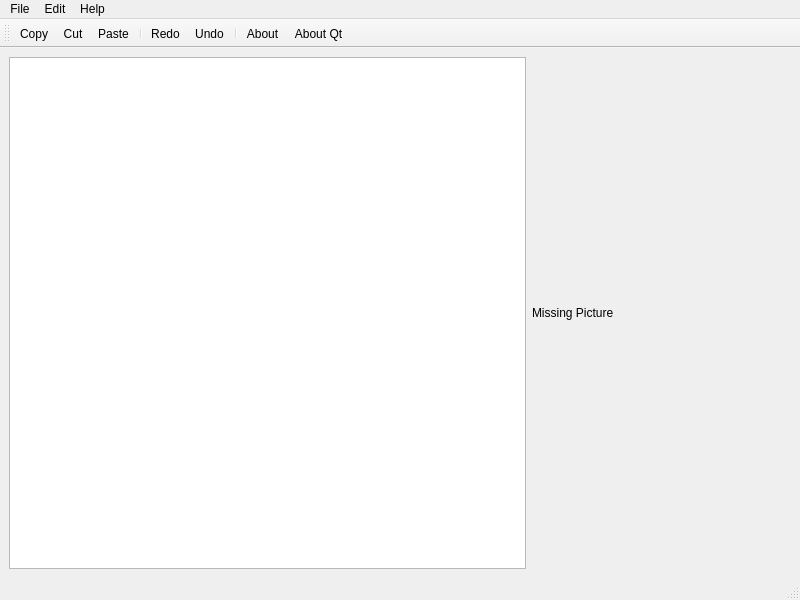
<?xml version="1.0" encoding="UTF-8"?>
<ui version="4.0">
 <class>MainWindow</class>
 <widget class="QMainWindow" name="MainWindow">
  <property name="geometry">
   <rect>
    <x>0</x>
    <y>0</y>
    <width>800</width>
    <height>600</height>
   </rect>
  </property>
  <property name="windowTitle">
   <string>MainWindow</string>
  </property>
  <widget class="QWidget" name="centralwidget">
   <layout class="QHBoxLayout" name="horizontalLayout">
    <item>
     <widget class="QTextEdit" name="textEdit">
      <property name="sizePolicy">
       <sizepolicy hsizetype="Expanding" vsizetype="Expanding">
        <horstretch>2</horstretch>
        <verstretch>0</verstretch>
       </sizepolicy>
      </property>
     </widget>
    </item>
    <item>
     <widget class="QLabel" name="imageLabel">
      <property name="sizePolicy">
       <sizepolicy hsizetype="Preferred" vsizetype="Preferred">
        <horstretch>1</horstretch>
        <verstretch>0</verstretch>
       </sizepolicy>
      </property>
      <property name="text">
       <string>Missing Picture</string>
      </property>
     </widget>
    </item>
   </layout>
  </widget>
  <widget class="QMenuBar" name="menubar">
   <property name="geometry">
    <rect>
     <x>0</x>
     <y>0</y>
     <width>800</width>
     <height>21</height>
    </rect>
   </property>
   <widget class="QMenu" name="menuFile">
    <property name="title">
     <string>File</string>
    </property>
    <addaction name="actionQuit"/>
   </widget>
   <widget class="QMenu" name="menuEdit">
    <property name="title">
     <string>Edit</string>
    </property>
    <addaction name="actionCopy"/>
    <addaction name="actionCut"/>
    <addaction name="actionPaste"/>
    <addaction name="separator"/>
    <addaction name="actionRedo"/>
    <addaction name="actionUndo"/>
   </widget>
   <widget class="QMenu" name="menuHelp">
    <property name="title">
     <string>Help</string>
    </property>
    <addaction name="actionAbout"/>
    <addaction name="actionAbout_Qt"/>
   </widget>
   <addaction name="menuFile"/>
   <addaction name="menuEdit"/>
   <addaction name="menuHelp"/>
  </widget>
  <widget class="QStatusBar" name="statusbar"/>
  <widget class="QToolBar" name="toolBar">
   <property name="windowTitle">
    <string>toolBar</string>
   </property>
   <attribute name="toolBarArea">
    <enum>TopToolBarArea</enum>
   </attribute>
   <attribute name="toolBarBreak">
    <bool>false</bool>
   </attribute>
   <addaction name="actionCopy"/>
   <addaction name="actionCut"/>
   <addaction name="actionPaste"/>
   <addaction name="separator"/>
   <addaction name="actionRedo"/>
   <addaction name="actionUndo"/>
   <addaction name="separator"/>
   <addaction name="actionAbout"/>
   <addaction name="actionAbout_Qt"/>
  </widget>
  <action name="actionQuit">
   <property name="icon">
    <iconset resource="reosurce.qrc">
     <normaloff>:/images/quitIcon.png</normaloff>:/images/quitIcon.png</iconset>
   </property>
   <property name="text">
    <string>Quit</string>
   </property>
  </action>
  <action name="actionCopy">
   <property name="icon">
    <iconset resource="reosurce.qrc">
     <normaloff>:/edit/images/copyIcon.png</normaloff>:/edit/images/copyIcon.png</iconset>
   </property>
   <property name="text">
    <string>Copy</string>
   </property>
  </action>
  <action name="actionCut">
   <property name="icon">
    <iconset resource="reosurce.qrc">
     <normaloff>:/edit/images/cutIcon.png</normaloff>:/edit/images/cutIcon.png</iconset>
   </property>
   <property name="text">
    <string>Cut</string>
   </property>
  </action>
  <action name="actionPaste">
   <property name="icon">
    <iconset resource="reosurce.qrc">
     <normaloff>:/edit/images/pasteIcon.png</normaloff>:/edit/images/pasteIcon.png</iconset>
   </property>
   <property name="text">
    <string>Paste</string>
   </property>
  </action>
  <action name="actionRedo">
   <property name="icon">
    <iconset resource="reosurce.qrc">
     <normaloff>:/edit/images/redoIcon.png</normaloff>:/edit/images/redoIcon.png</iconset>
   </property>
   <property name="text">
    <string>Redo</string>
   </property>
  </action>
  <action name="actionUndo">
   <property name="icon">
    <iconset resource="reosurce.qrc">
     <normaloff>:/edit/images/undoIcon.png</normaloff>:/edit/images/undoIcon.png</iconset>
   </property>
   <property name="text">
    <string>Undo</string>
   </property>
  </action>
  <action name="actionAbout">
   <property name="icon">
    <iconset resource="reosurce.qrc">
     <normaloff>:/help/images/aboutIcon.png</normaloff>:/help/images/aboutIcon.png</iconset>
   </property>
   <property name="text">
    <string>About</string>
   </property>
  </action>
  <action name="actionAbout_Qt">
   <property name="icon">
    <iconset resource="reosurce.qrc">
     <normaloff>:/help/images/aboutQtIcon.png</normaloff>:/help/images/aboutQtIcon.png</iconset>
   </property>
   <property name="text">
    <string>About Qt</string>
   </property>
  </action>
 </widget>
 <resources>
  <include location="reosurce.qrc"/>
 </resources>
 <connections/>
</ui>
